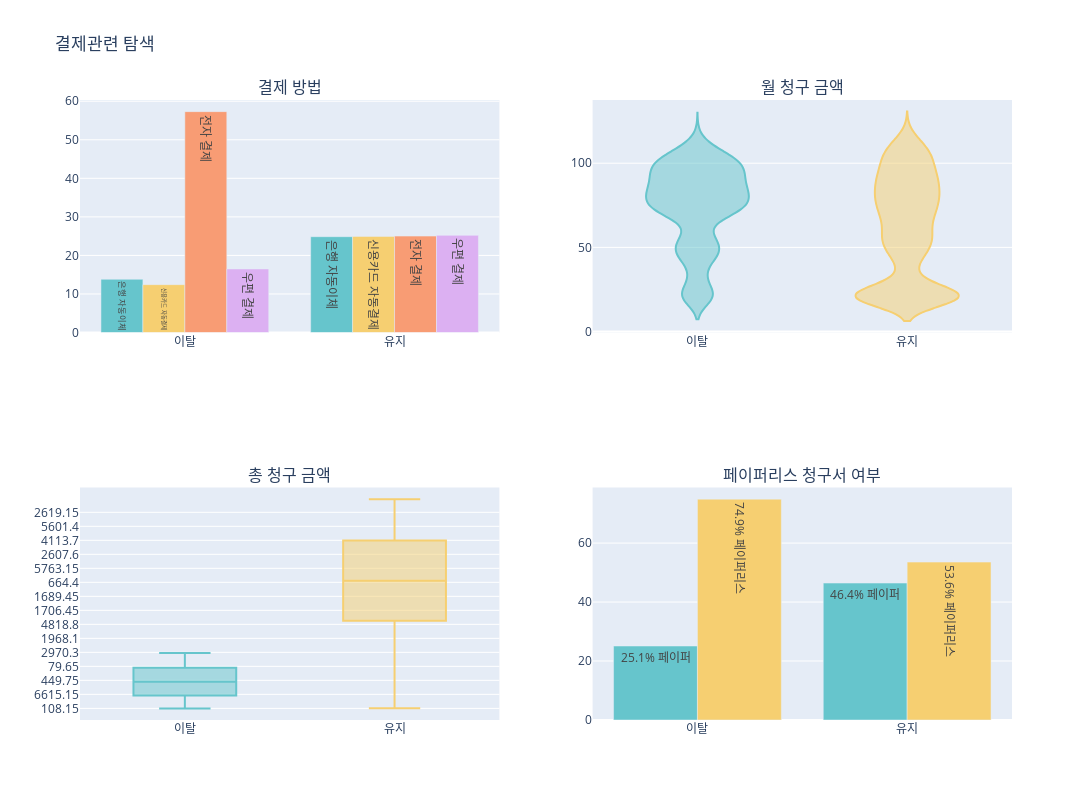

The notebook cell saved with this chart:
### Markdown cell above
## 결제관련 탐색

### Code cell
# 결제 방법, 월 청구 금액, 총 청구 금액, 페이퍼리스 청구서 여부 4개 필드를 churn 여부에 따라 분포를 2x2로 그래프로 표현

from plotly.subplots import make_subplots
import plotly.graph_objects as go

# 2x2 캔버스 생성
fig = make_subplots(rows=2, cols=2, subplot_titles=("결제 방법", "월 청구 금액", "총 청구 금액", "페이퍼리스 청구서 여부"))


# 결제 방법 분포
payment_method_translations ={
    'Electronic check': '전자 결제', 
    'Mailed check': '우편 결제', 
    'Bank transfer (automatic)': '은행 자동이체',
    'Credit card (automatic)': '신용카드 자동결제'
} 
payment_method = df.groupby('Churn')['PaymentMethod'].value_counts(normalize=True).unstack().fillna(0) * 100
print(payment_method)
payment_method = payment_method.iloc[::-1]
print(payment_method)
colors = px.colors.qualitative.Pastel # 컬러 가져오는 부분 - 파스텔톤
for i, method in enumerate(payment_method.columns):
    fig.add_trace(go.Bar(x=payment_method.index.map(lambda x: '이탈' if x == 'Yes' else '유지'), y=payment_method[method], name=payment_method_translations[method], marker_color=colors[i % len(colors)], text=payment_method_translations[method], textposition='auto'), row=1, col=1)


# 월 청구 금액 분포
monthly_charges = df.groupby('Churn')['MonthlyCharges']
fig.add_trace(go.Violin(y=monthly_charges.get_group('Yes'), name='이탈', line_color=colors[0]), row=1, col=2)
fig.add_trace(go.Violin(y=monthly_charges.get_group('No'), name='유지', line_color=colors[1]), row=1, col=2)


# 총 청구 금액 분포
total_charges = df.groupby('Churn')['TotalCharges']
fig.add_trace(go.Box(y=total_charges.get_group('Yes'), name='이탈', marker_color=colors[0]), row=2, col=1)
fig.add_trace(go.Box(y=total_charges.get_group('No'), name='유지', marker_color=colors[1]), row=2, col=1)


# 무페이퍼 청구서 여부 분포
paperless_billing = df.groupby('Churn')['PaperlessBilling'].value_counts(normalize=True).unstack().fillna(0) * 100
paperless_billing = paperless_billing.iloc[::-1]
for i, status in enumerate(paperless_billing.columns):
    fig.add_trace(go.Bar(
        x=paperless_billing.index.map(lambda x: '이탈' if x == 'Yes' else '유지'), 
        y=paperless_billing[status], 
        name="페이퍼리스" if status == 'Yes' else "페이퍼", 
        text=paperless_billing[status].map(lambda x: "{:0.1f}% 페이퍼리스".format(x) if status == 'Yes' else "{:0.1f}% 페이퍼".format(x)),
        marker_color=colors[i % len(colors)]), row=2, col=2)



# 그래프 업데이트
fig.update_layout(height=800, width=1200, title_text="결제관련 탐색")

# 범례 제거
fig.update_layout(showlegend=False)
fig.show()

### Figure 1 — Plotly figure (JSON) as saved in the notebook; plotly's stock layout.template omitted (floating-point values rounded to 4 significant figures; data arrays with more than 128 entries replaced by an {"elided": "..."} marker saying what was removed)
{"data": [{"marker": {"color": "rgb(102, 197, 204)"}, "name": "은행 자동이체", "text": "은행 자동이체", "textposition": "auto", "type": "bar", "x": ["이탈", "유지"], "xaxis": "x", "y": [13.8, 24.86], "yaxis": "y"}, {"marker": {"color": "rgb(246, 207, 113)"}, "name": "신용카드 자동결제", "text": "신용카드 자동결제", "textposition": "auto", "type": "bar", "x": ["이탈", "유지"], "xaxis": "x", "y": [12.41, 24.93], "yaxis": "y"}, {"marker": {"color": "rgb(248, 156, 116)"}, "name": "전자 결제", "text": "전자 결제", "textposition": "auto", "type": "bar", "x": ["이탈", "유지"], "xaxis": "x", "y": [57.3, 25.01], "yaxis": "y"}, {"marker": {"color": "rgb(220, 176, 242)"}, "name": "우편 결제", "text": "우편 결제", "textposition": "auto", "type": "bar", "x": ["이탈", "유지"], "xaxis": "x", "y": [16.48, 25.2], "yaxis": "y"}, {"line": {"color": "rgb(102, 197, 204)"}, "name": "이탈", "type": "violin", "xaxis": "x2", "y": {"elided": "1869 float values"}, "yaxis": "y2"}, {"line": {"color": "rgb(246, 207, 113)"}, "name": "유지", "type": "violin", "xaxis": "x2", "y": {"elided": "5174 float values"}, "yaxis": "y2"}, {"marker": {"color": "rgb(102, 197, 204)"}, "name": "이탈", "type": "box", "xaxis": "x3", "y": {"elided": "1869 str values"}, "yaxis": "y3"}, {"marker": {"color": "rgb(246, 207, 113)"}, "name": "유지", "type": "box", "xaxis": "x3", "y": {"elided": "5174 str values"}, "yaxis": "y3"}, {"marker": {"color": "rgb(102, 197, 204)"}, "name": "페이퍼", "text": ["25.1% 페이퍼", "46.4% 페이퍼"], "type": "bar", "x": ["이탈", "유지"], "xaxis": "x4", "y": [25.09, 46.44], "yaxis": "y4"}, {"marker": {"color": "rgb(246, 207, 113)"}, "name": "페이퍼리스", "text": ["74.9% 페이퍼리스", "53.6% 페이퍼리스"], "type": "bar", "x": ["이탈", "유지"], "xaxis": "x4", "y": [74.91, 53.56], "yaxis": "y4"}], "layout": {"annotations": [{"font": {"size": 16}, "showarrow": false, "text": "결제 방법", "x": 0.225, "xanchor": "center", "xref": "paper", "y": 1, "yanchor": "bottom", "yref": "paper"}, {"font": {"size": 16}, "showarrow": false, "text": "월 청구 금액", "x": 0.775, "xanchor": "center", "xref": "paper", "y": 1, "yanchor": "bottom", "yref": "paper"}, {"font": {"size": 16}, "showarrow": false, "text": "총 청구 금액", "x": 0.225, "xanchor": "center", "xref": "paper", "y": 0.375, "yanchor": "bottom", "yref": "paper"}, {"font": {"size": 16}, "showarrow": false, "text": "페이퍼리스 청구서 여부", "x": 0.775, "xanchor": "center", "xref": "paper", "y": 0.375, "yanchor": "bottom", "yref": "paper"}], "height": 800, "showlegend": false, "title": {"text": "결제관련 탐색"}, "width": 1200, "xaxis": {"anchor": "y", "domain": [0, 0.45]}, "xaxis2": {"anchor": "y2", "domain": [0.55, 1]}, "xaxis3": {"anchor": "y3", "domain": [0, 0.45]}, "xaxis4": {"anchor": "y4", "domain": [0.55, 1]}, "yaxis": {"anchor": "x", "domain": [0.625, 1]}, "yaxis2": {"anchor": "x2", "domain": [0.625, 1]}, "yaxis3": {"anchor": "x3", "domain": [0, 0.375]}, "yaxis4": {"anchor": "x4", "domain": [0, 0.375]}}}
